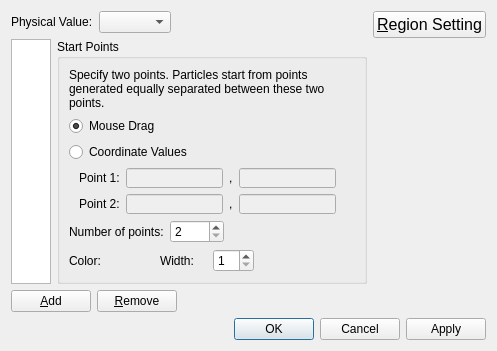
<?xml version="1.0" encoding="UTF-8"?>
<ui version="4.0">
 <class>Post2dWindowStreamlineUnstructuredSettingDialog</class>
 <widget class="QDialog" name="Post2dWindowStreamlineUnstructuredSettingDialog">
  <property name="geometry">
   <rect>
    <x>0</x>
    <y>0</y>
    <width>497</width>
    <height>351</height>
   </rect>
  </property>
  <property name="windowTitle">
   <string>Streamline Setting</string>
  </property>
  <layout class="QVBoxLayout" name="verticalLayout_4">
   <item>
    <layout class="QHBoxLayout" name="horizontalLayout_4">
     <item>
      <layout class="QVBoxLayout" name="verticalLayout_2">
       <item>
        <layout class="QHBoxLayout" name="horizontalLayout_2">
         <item>
          <widget class="QLabel" name="physValLabel">
           <property name="text">
            <string>Physical Value:</string>
           </property>
          </widget>
         </item>
         <item>
          <widget class="QComboBox" name="solutionComboBox"/>
         </item>
         <item>
          <spacer name="horizontalSpacer_4">
           <property name="orientation">
            <enum>Qt::Horizontal</enum>
           </property>
           <property name="sizeHint" stdset="0">
            <size>
             <width>40</width>
             <height>0</height>
            </size>
           </property>
          </spacer>
         </item>
        </layout>
       </item>
       <item>
        <layout class="QHBoxLayout" name="horizontalLayout_3">
         <item>
          <widget class="QListWidget" name="startPositionListWidget">
           <property name="sizePolicy">
            <sizepolicy hsizetype="Fixed" vsizetype="Expanding">
             <horstretch>0</horstretch>
             <verstretch>0</verstretch>
            </sizepolicy>
           </property>
           <property name="maximumSize">
            <size>
             <width>40</width>
             <height>16777215</height>
            </size>
           </property>
          </widget>
         </item>
         <item>
          <widget class="QGroupBox" name="startPointsGroupBox_2">
           <property name="title">
            <string>Start Points</string>
           </property>
           <layout class="QVBoxLayout" name="verticalLayout">
            <item>
             <widget class="QLabel" name="startPointDescLabel_2">
              <property name="text">
               <string>Specify two points. Particles start from points generated equally separated between these two points.</string>
              </property>
              <property name="wordWrap">
               <bool>true</bool>
              </property>
             </widget>
            </item>
            <item>
             <widget class="QRadioButton" name="pointsMouseRadioButton">
              <property name="text">
               <string>Mouse Drag</string>
              </property>
              <property name="checked">
               <bool>true</bool>
              </property>
             </widget>
            </item>
            <item>
             <widget class="QRadioButton" name="pointsValuesRadioButton">
              <property name="text">
               <string>Coordinate Values</string>
              </property>
             </widget>
            </item>
            <item>
             <layout class="QHBoxLayout" name="horizontalLayout_6">
              <item>
               <spacer name="horizontalSpacer_6">
                <property name="orientation">
                 <enum>Qt::Horizontal</enum>
                </property>
                <property name="sizeType">
                 <enum>QSizePolicy::Fixed</enum>
                </property>
                <property name="sizeHint" stdset="0">
                 <size>
                  <width>10</width>
                  <height>20</height>
                 </size>
                </property>
               </spacer>
              </item>
              <item>
               <layout class="QGridLayout" name="gridLayout_2">
                <item row="0" column="0">
                 <widget class="QLabel" name="point1Label_2">
                  <property name="text">
                   <string>Point 1:</string>
                  </property>
                 </widget>
                </item>
                <item row="0" column="1">
                 <widget class="RealNumberEditWidget" name="point1XEdit">
                  <property name="enabled">
                   <bool>false</bool>
                  </property>
                 </widget>
                </item>
                <item row="0" column="2">
                 <widget class="QLabel" name="point1CommaLabel_2">
                  <property name="text">
                   <string>,</string>
                  </property>
                 </widget>
                </item>
                <item row="0" column="3">
                 <widget class="RealNumberEditWidget" name="point1YEdit">
                  <property name="enabled">
                   <bool>false</bool>
                  </property>
                 </widget>
                </item>
                <item row="1" column="0">
                 <widget class="QLabel" name="point2Label_2">
                  <property name="text">
                   <string>Point 2:</string>
                  </property>
                 </widget>
                </item>
                <item row="1" column="1">
                 <widget class="RealNumberEditWidget" name="point2XEdit">
                  <property name="enabled">
                   <bool>false</bool>
                  </property>
                 </widget>
                </item>
                <item row="1" column="2">
                 <widget class="QLabel" name="point2CommaLabel_2">
                  <property name="text">
                   <string>,</string>
                  </property>
                 </widget>
                </item>
                <item row="1" column="3">
                 <widget class="RealNumberEditWidget" name="point2YEdit">
                  <property name="enabled">
                   <bool>false</bool>
                  </property>
                 </widget>
                </item>
               </layout>
              </item>
              <item>
               <spacer name="horizontalSpacer_7">
                <property name="orientation">
                 <enum>Qt::Horizontal</enum>
                </property>
                <property name="sizeHint" stdset="0">
                 <size>
                  <width>40</width>
                  <height>20</height>
                 </size>
                </property>
               </spacer>
              </item>
             </layout>
            </item>
            <item>
             <layout class="QHBoxLayout" name="horizontalLayout_7">
              <item>
               <widget class="QLabel" name="numPointsLabel_2">
                <property name="text">
                 <string>Number of points:</string>
                </property>
               </widget>
              </item>
              <item>
               <widget class="QSpinBox" name="numPointsSpinBox">
                <property name="minimum">
                 <number>2</number>
                </property>
                <property name="maximum">
                 <number>1000</number>
                </property>
               </widget>
              </item>
              <item>
               <spacer name="horizontalSpacer_8">
                <property name="orientation">
                 <enum>Qt::Horizontal</enum>
                </property>
                <property name="sizeHint" stdset="0">
                 <size>
                  <width>40</width>
                  <height>20</height>
                 </size>
                </property>
               </spacer>
              </item>
             </layout>
            </item>
            <item>
             <layout class="QHBoxLayout" name="horizontalLayout" stretch="0,1">
              <item>
               <layout class="QHBoxLayout" name="horizontalLayout_9">
                <item>
                 <widget class="QLabel" name="colorLabel_2">
                  <property name="text">
                   <string>Color:</string>
                  </property>
                 </widget>
                </item>
                <item>
                 <widget class="ColorEditWidget" name="colorWidget"/>
                </item>
                <item>
                 <spacer name="horizontalSpacer_9">
                  <property name="orientation">
                   <enum>Qt::Horizontal</enum>
                  </property>
                  <property name="sizeHint" stdset="0">
                   <size>
                    <width>40</width>
                    <height>20</height>
                   </size>
                  </property>
                 </spacer>
                </item>
               </layout>
              </item>
              <item>
               <layout class="QHBoxLayout" name="horizontalLayout_8">
                <item>
                 <widget class="QLabel" name="widthLabel">
                  <property name="text">
                   <string>Width:</string>
                  </property>
                 </widget>
                </item>
                <item>
                 <widget class="QLabel" name="widthHelpLabel">
                  <property name="toolTip">
                   <string>&lt;!DOCTYPE HTML PUBLIC &quot;-//W3C//DTD HTML 4.0//EN&quot; &quot;http://www.w3.org/TR/REC-html40/strict.dtd&quot;&gt;
&lt;html&gt;&lt;head&gt;&lt;meta name=&quot;qrichtext&quot; content=&quot;1&quot; /&gt;&lt;style type=&quot;text/css&quot;&gt;
p, li { white-space: pre-wrap; }
&lt;/style&gt;&lt;/head&gt;&lt;body style=&quot; font-family:'MS UI Gothic'; font-size:9pt; font-weight:400; font-style:normal;&quot;&gt;
&lt;p style=&quot; margin-top:3px; margin-bottom:3px; margin-left:0px; margin-right:0px; -qt-block-indent:0; text-indent:0px;&quot;&gt;Specify a number of pixels on display.&lt;/p&gt;&lt;/body&gt;&lt;/html&gt;</string>
                  </property>
                  <property name="text">
                   <string/>
                  </property>
                  <property name="pixmap">
                   <pixmap resource="../../../guibase/guibase.qrc">:/libs/guibase/images/iconQuestion.png</pixmap>
                  </property>
                 </widget>
                </item>
                <item>
                 <widget class="QSpinBox" name="widthSpinBox">
                  <property name="minimum">
                   <number>1</number>
                  </property>
                  <property name="maximum">
                   <number>20</number>
                  </property>
                 </widget>
                </item>
                <item>
                 <spacer name="horizontalSpacer_11">
                  <property name="orientation">
                   <enum>Qt::Horizontal</enum>
                  </property>
                  <property name="sizeHint" stdset="0">
                   <size>
                    <width>13</width>
                    <height>20</height>
                   </size>
                  </property>
                 </spacer>
                </item>
               </layout>
              </item>
             </layout>
            </item>
           </layout>
          </widget>
         </item>
        </layout>
       </item>
       <item>
        <layout class="QHBoxLayout" name="horizontalLayout_10">
         <item>
          <widget class="QPushButton" name="addPushButton">
           <property name="text">
            <string>&amp;Add</string>
           </property>
          </widget>
         </item>
         <item>
          <widget class="QPushButton" name="removePushButton">
           <property name="text">
            <string>&amp;Remove</string>
           </property>
          </widget>
         </item>
         <item>
          <spacer name="horizontalSpacer_10">
           <property name="orientation">
            <enum>Qt::Horizontal</enum>
           </property>
           <property name="sizeHint" stdset="0">
            <size>
             <width>40</width>
             <height>20</height>
            </size>
           </property>
          </spacer>
         </item>
        </layout>
       </item>
      </layout>
     </item>
     <item>
      <layout class="QVBoxLayout" name="verticalLayout_3">
       <item>
        <widget class="QPushButton" name="regionSettingButton">
         <property name="font">
          <font>
           <pointsize>12</pointsize>
          </font>
         </property>
         <property name="text">
          <string>&amp;Region Setting</string>
         </property>
        </widget>
       </item>
       <item>
        <spacer name="verticalSpacer_4">
         <property name="orientation">
          <enum>Qt::Vertical</enum>
         </property>
         <property name="sizeHint" stdset="0">
          <size>
           <width>20</width>
           <height>40</height>
          </size>
         </property>
        </spacer>
       </item>
      </layout>
     </item>
    </layout>
   </item>
   <item>
    <spacer name="verticalSpacer">
     <property name="orientation">
      <enum>Qt::Vertical</enum>
     </property>
     <property name="sizeHint" stdset="0">
      <size>
       <width>20</width>
       <height>2</height>
      </size>
     </property>
    </spacer>
   </item>
   <item>
    <widget class="QDialogButtonBox" name="buttonBox">
     <property name="orientation">
      <enum>Qt::Horizontal</enum>
     </property>
     <property name="standardButtons">
      <set>QDialogButtonBox::Apply|QDialogButtonBox::Cancel|QDialogButtonBox::Ok</set>
     </property>
    </widget>
   </item>
  </layout>
 </widget>
 <customwidgets>
  <customwidget>
   <class>RealNumberEditWidget</class>
   <extends>QLineEdit</extends>
   <header>guibase/realnumbereditwidget.h</header>
  </customwidget>
  <customwidget>
   <class>ColorEditWidget</class>
   <extends>QLabel</extends>
   <header>guibase/coloreditwidget.h</header>
   <container>1</container>
  </customwidget>
 </customwidgets>
 <resources>
  <include location="../../../guibase/guibase.qrc"/>
 </resources>
 <connections>
  <connection>
   <sender>buttonBox</sender>
   <signal>accepted()</signal>
   <receiver>Post2dWindowStreamlineUnstructuredSettingDialog</receiver>
   <slot>accept()</slot>
   <hints>
    <hint type="sourcelabel">
     <x>165</x>
     <y>322</y>
    </hint>
    <hint type="destinationlabel">
     <x>157</x>
     <y>274</y>
    </hint>
   </hints>
  </connection>
  <connection>
   <sender>buttonBox</sender>
   <signal>rejected()</signal>
   <receiver>Post2dWindowStreamlineUnstructuredSettingDialog</receiver>
   <slot>reject()</slot>
   <hints>
    <hint type="sourcelabel">
     <x>165</x>
     <y>322</y>
    </hint>
    <hint type="destinationlabel">
     <x>286</x>
     <y>274</y>
    </hint>
   </hints>
  </connection>
 </connections>
</ui>
